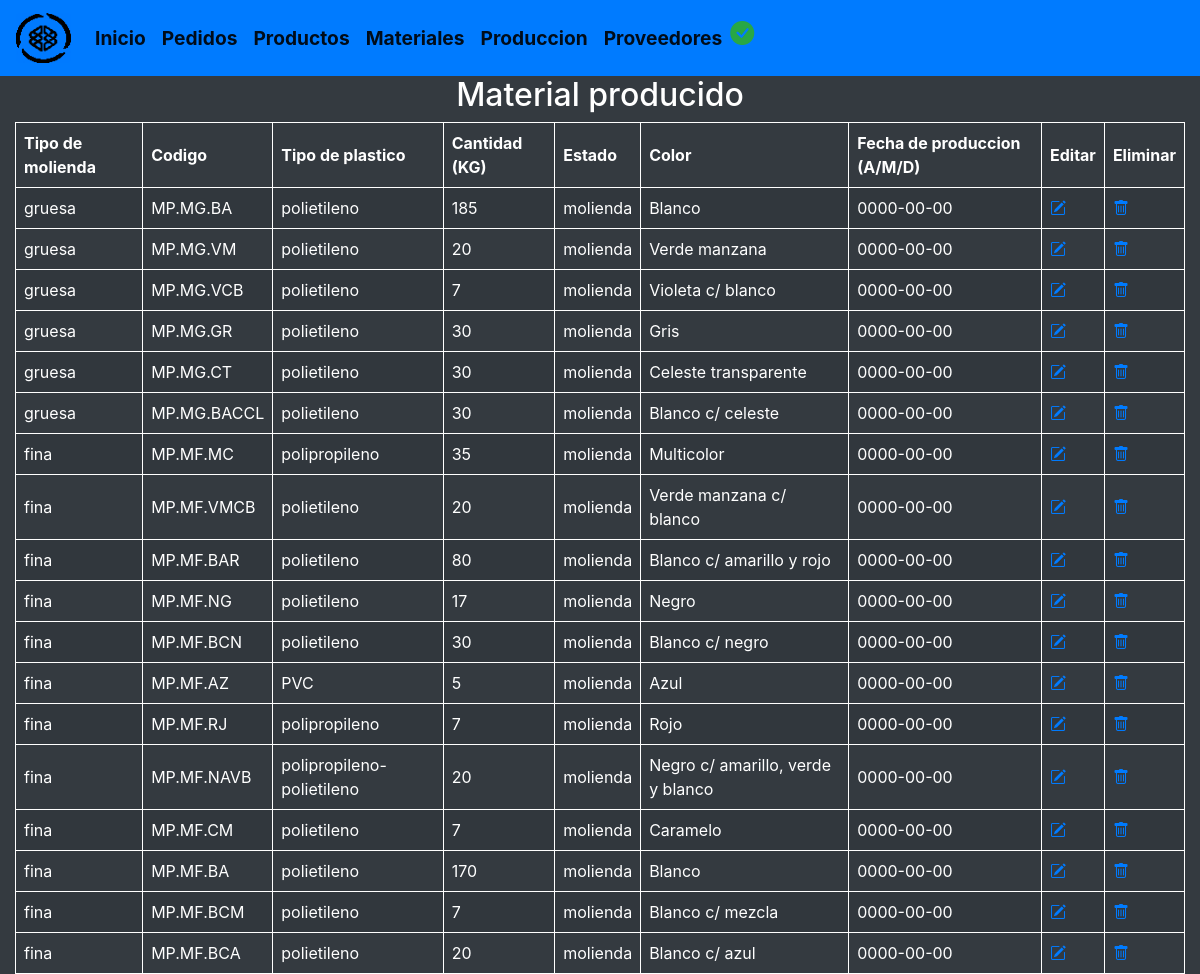
/verproducido.php, run on an earlier commit of the app's database.
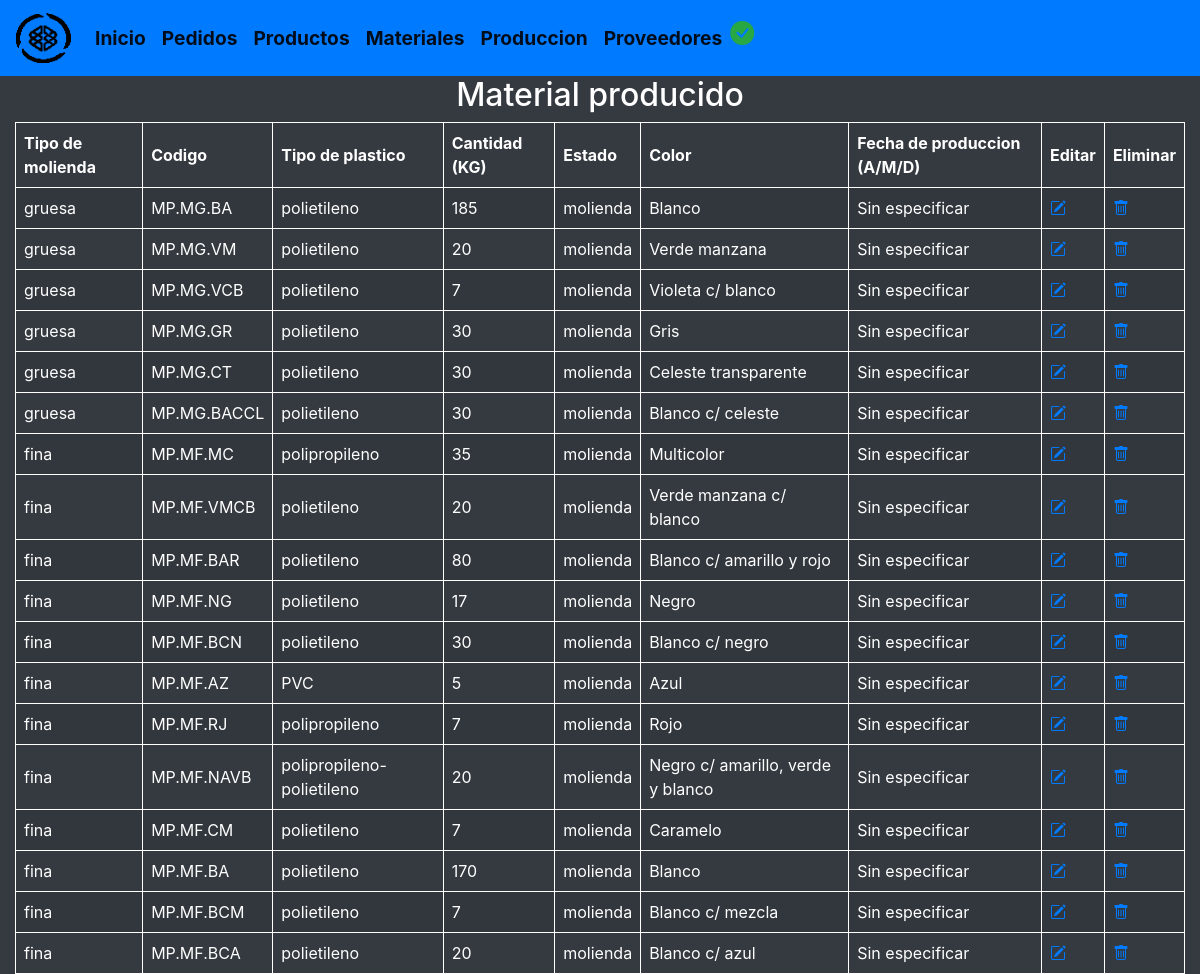
And on a later commit of the database.
### tables this page shows
create table mproducido(
	id_producido int unsigned auto_increment primary key,
	id_procedencia int unsigned,
	tipo_molienda varchar(50) not null,
	tipo_plastico varchar(50) not null,
	cantidad float(9) not null,
	color varchar(90) not null,
	estado varchar(40) not null,
	fecha date,
	codigo varchar(20),
	creada_el TIMESTAMP DEFAULT CURRENT_TIMESTAMP,
  	actualizada_el TIMESTAMP DEFAULT CURRENT_TIMESTAMP,
	foreign key (id_procedencia) references material(id_procedencia)
);

### verproducido.php (the view, shortened to what this page needs)
<!DOCTYPE html>
<html lang="es">
	<?php include "modulos/head.php" ?>
	<body class="bg-dark text-white">
		<?php include "modulos/navheader.php" ?>
			<article class="col">
				<center>
					<h2>Material producido</h2>
				</center>
				<table class="col table-striped">
					<thead>
						<tr>
							<th>Tipo de molienda</th>
							<th>Codigo</th>
							<th>Tipo de plastico</th>
							<th>Cantidad (KG)</th>
							<th>Estado</th>
							<th>Color</th>
							<th>Fecha de produccion (A/M/D)</th>
							<th>Editar</th>
							<th>Eliminar</th>
						</tr>
					</thead>
					<tbody>
						<?php
							include_once "db/conexion.php";
							$sql_leer='SELECT * FROM mproducido ';
							$gsent = $cnn->prepare($sql_leer);
							$gsent->execute();
							$resultados = $gsent->fetchAll();
						    foreach ($resultados as $dato):
						?>
					    <tr>
						    <td><?php echo $dato['tipo_molienda']; ?></td>
						    <td><?php echo $dato['codigo']; ?></td>
						    <td><?php echo $dato['tipo_plastico']; ?></td>
						    <td><?php echo $dato['cantidad']; ?></td>
						    <td><?php echo $dato['estado']; ?></td>
						    <td><?php echo $dato['color']; ?></td>
						    <td>
						    	<?php
						    		if($dato['fecha']!=null)
						    		{
						    			echo $dato['fecha'];
						    		}
						    		else
						    		{
						    			echo 'Sin especificar';
						    		}
								?>
							</td>
						    <td><a href="verproducido.php?id=<?php; ?>&id=<?php echo $dato['id_producido']; ?>"><i class="bi bi-pencil-square"></i></a></td>
						    <td><a href="eliminarmproducido.php?id=<?php echo $dato['id_producido']; ?>" onclick="confirmar()"><i class="bi bi-trash"></i></a></td>
					    </tr>
						<?php
							endforeach
						?>
					</tbody>
				</table>
			</article>
		</main>
	</body>
</html>

### modulos/head.php (shortened to what this page needs)
<head>
	<link rel="stylesheet" href="https://cdnjs.cloudflare.com/ajax/libs/bootstrap-icons/1.8.1/font/bootstrap-icons.min.css" />
   	<link rel="stylesheet" href="https://cdn.jsdelivr.net/npm/bootstrap@4.6.1/dist/css/bootstrap.min.css">
   	<link rel="stylesheet" href="https://cdn.jsdelivr.net/npm/bootstrap-icons@1.3.0/font/bootstrap-icons.css">
   	<link rel="stylesheet" href="styles/styles.css" type="text/css">
</head>

### modulos/navheader.php (shortened to what this page needs)
<main>
	<header>
		<nav class="navbar navbar-expand-lg navbar-light bg-primary">
			<a href="index.php" class="navbar-brand">
				<img src="img/logo.jpg" width="55" height="50" class="d-inline-block align-top rounded-lg" alt="">
			</a>
			<div class="collapse navbar-collapse" id="navbarNav">
				<div class="d-flex">
					<div>
						<ul class="navbar-nav">
							<li class="nav-item active">
								<a class="tittle nav-link" href="index.php">Inicio</a>
							</li>
							<li class="nav-item active">
								<a class="tittle nav-link" href="pedidos.php">Pedidos</a>
							</li>
							<li class="nav-item active">
								<a class="tittle nav-link" href="productos.php">Productos</a>
							</li>
							<li class="nav-item active">
								<a class="tittle nav-link" href="materiales.php">Materiales</a>
							</li>
							<li class="nav-item active">
								<a class="tittle nav-link" href="produccion.php">Produccion</a>
							</li>
							<li class="nav-item active">
								<a class="tittle nav-link" href="proveedores.php">Proveedores</a>
							</li>
						</ul>
					</div>
					<div class="d-flex d-row-reverse">
						<?php
							$cfsa=0;
						?>
						<?php
							if($cfsa==0):
						?>
						<i class="text-success navalerticon bi bi-check-circle-fill"></i>
						<?php endif; ?>
					</div>
				</div>
			</div>
		</nav>
	</header>

### styles/styles.css (style rules this page uses)
.tittle { font-size:1.2rem; font-weight: bold; }
.navalerticon { font-size:1.5rem; }
td, th { border: 1px solid; text-align: left; padding: 8px; }

What changed in the data, as far as the page shows it:
changed mproducido "MP.MG.BA": fecha "0000-00-00" → (not shown); now shows "Sin especificar"
changed mproducido "MP.MG.VM": fecha "0000-00-00" → (not shown); now shows "Sin especificar"
changed mproducido "MP.MG.VCB": fecha "0000-00-00" → (not shown); now shows "Sin especificar"
changed mproducido "MP.MG.GR": fecha "0000-00-00" → (not shown); now shows "Sin especificar"
changed mproducido "MP.MG.CT": fecha "0000-00-00" → (not shown); now shows "Sin especificar"
changed mproducido "MP.MG.BACCL": fecha "0000-00-00" → (not shown); now shows "Sin especificar"
changed mproducido "MP.MF.MC": fecha "0000-00-00" → (not shown); now shows "Sin especificar"
changed mproducido "MP.MF.VMCB": fecha "0000-00-00" → (not shown); now shows "Sin especificar"
changed mproducido "MP.MF.BAR": fecha "0000-00-00" → (not shown); now shows "Sin especificar"
changed mproducido "MP.MF.NG": fecha "0000-00-00" → (not shown); now shows "Sin especificar"
changed mproducido "MP.MF.BCN": fecha "0000-00-00" → (not shown); now shows "Sin especificar"
changed mproducido "MP.MF.AZ": fecha "0000-00-00" → (not shown); now shows "Sin especificar"
changed mproducido "MP.MF.RJ": fecha "0000-00-00" → (not shown); now shows "Sin especificar"
changed mproducido "MP.MF.NAVB": fecha "0000-00-00" → (not shown); now shows "Sin especificar"
changed mproducido "MP.MF.CM": fecha "0000-00-00" → (not shown); now shows "Sin especificar"
changed mproducido "MP.MF.BA": fecha "0000-00-00" → (not shown); now shows "Sin especificar"
changed mproducido "MP.MF.BCM": fecha "0000-00-00" → (not shown); now shows "Sin especificar"
changed mproducido "MP.MF.BCA": fecha "0000-00-00" → (not shown); now shows "Sin especificar"
